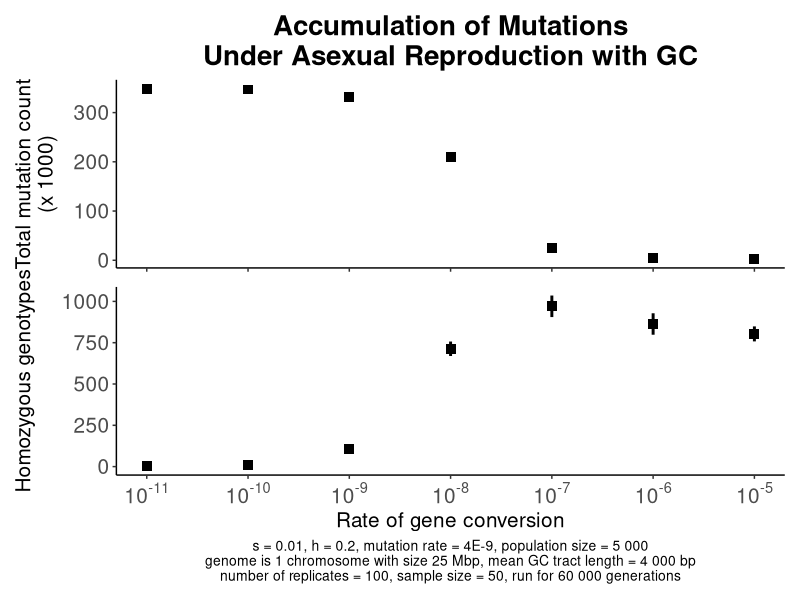
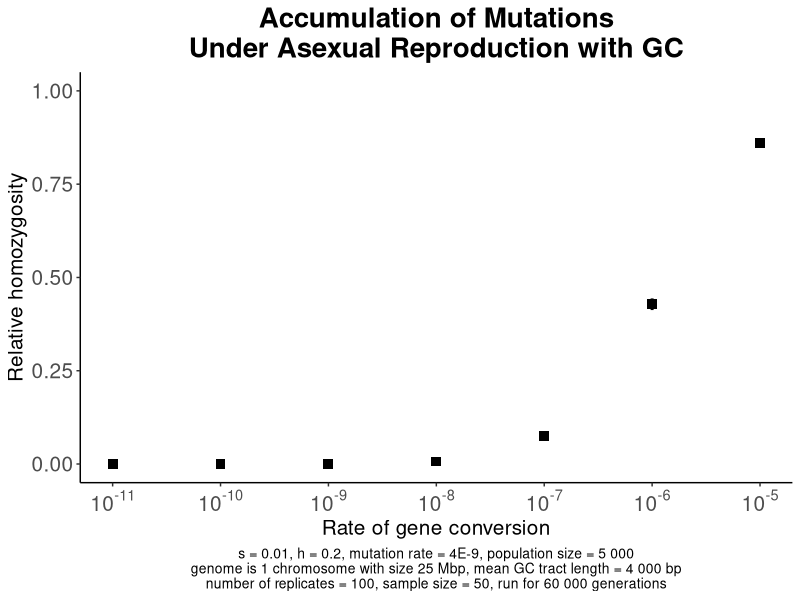

Write the R code that produced these figures, in order.
library(ggplot2)
library(patchwork)
library(dplyr)
library(scales)

replicate_number=100

GC_recessive_load <- read.csv("Data_GC_recessive_load_vXII_full_60000.csv")
GC_additive_load <- read.csv("Data_GC_additive_load_vXII_full_60000.csv")
GC_relative_homozygosity <- read.csv("Data_GC_relative_homozygosity_vXII_full_60000.csv")

for (h_coefficient in c(0.2)) {

filename_rec_GC <- GC_recessive_load %>% filter(Dominance_coefficient == h_coefficient)
filename_add_GC <- GC_additive_load %>% filter(Dominance_coefficient == h_coefficient)
filename_rel_GC <- GC_relative_homozygosity %>% filter(Dominance_coefficient == h_coefficient)

GC_rec_max <- filename_rec_GC$Expected_recessive_load+1.96*filename_rec_GC$SD_recessive_load/sqrt(replicate_number)
GC_rec_min <- filename_rec_GC$Expected_recessive_load-1.96*filename_rec_GC$SD_recessive_load/sqrt(replicate_number)

print(GC_rec_max)

GC_add_max <- filename_add_GC$Expected_additive_load+1.96*filename_add_GC$SD_additive_load/sqrt(replicate_number)
GC_add_min <- filename_add_GC$Expected_additive_load-1.96*filename_add_GC$SD_additive_load/sqrt(replicate_number)

GC_rel_max <- filename_rel_GC$Expected_relative_homozygosity+1.96*filename_rel_GC$SD_relative_homozygosity/sqrt(replicate_number)
GC_rel_min <- filename_rel_GC$Expected_relative_homozygosity-1.96*filename_rel_GC$SD_relative_homozygosity/sqrt(replicate_number)

Plot_recessive <- ggplot()+
 	geom_point(data=filename_rec_GC, aes(x=GC_rate, y=Expected_recessive_load), size=3, shape=15)+
	geom_linerange(data=filename_rec_GC, 
			aes(x=GC_rate, 
			    ymax=GC_rec_max, 
			    ymin=GC_rec_min), size=1)+
	
	labs(y="Homozygous genotypes",
	     x="Rate of gene conversion",
	      caption=paste("s = 0.01, h = ", h_coefficient, ", mutation rate = 4E-9, population size = 5 000\ngenome is 1 chromosome with size 25 Mbp, mean GC tract length = 4 000 bp\nnumber of replicates = 100, sample size = 50, run for 60 000 generations", sep=""))+
	     
	     
	     
	 theme(panel.grid.major=element_blank(),
    	      panel.grid.minor=element_blank(),
    	      panel.background=element_blank(),
    	      axis.line = element_line(color="black"),
    	      
	      plot.caption=element_text(size=10, hjust=0.5),
	      plot.subtitle=element_text(size=15, hjust=1, face="bold"),
	      axis.title.y=element_text(size=15),
	      axis.title.x=element_text(size=15),
	      
	      axis.text.x=element_text(size=15),
	      axis.text.y=element_text(size=15),
	      
	      legend.position="none")+
	      		      
	  scale_x_log10(breaks = c(10**seq(-11, -5, 1)),
                     labels = trans_format("log10", math_format(10^.x)))
	         
Plot_additive <- ggplot()+
	geom_point(data=filename_add_GC, aes(x=GC_rate, y=Expected_additive_load/1000), size=3, shape=15)+
	geom_linerange(data=filename_add_GC, 
			aes(x=GC_rate, 
			    ymax=GC_add_max/1000, 
			    ymin=GC_add_min/1000), size=1)+
			    
	labs(x="Rate of gene conversion",
	     y="Total mutation count\n(x 1000)",
	     title="Accumulation of Mutations\nUnder Asexual Reproduction with GC")+
	
	
	theme(panel.grid.major=element_blank(),
    	      panel.grid.minor=element_blank(),
    	      panel.background=element_blank(),
    	      axis.line = element_line(color="black"),
    	      

	      plot.title=element_text(size=20, hjust=0.5, face="bold"),
	      plot.subtitle=element_text(size=15, hjust=1, face="bold"), 
	      axis.title.y=element_text(size=15),
	      axis.title.x=element_blank(),
	      
	      axis.text.x=element_blank(),
	      axis.text.y=element_text(size=15),

	      legend.background=element_rect(colour="black"))+
	
	 scale_x_log10(breaks=c(10**seq(-11, -5, 1)))

Plot_relative <- ggplot()+
 	geom_point(data=filename_rel_GC, aes(x=GC_rate, y=Expected_relative_homozygosity), size=3, shape=15)+
	geom_linerange(data=filename_rel_GC, 
			aes(x=GC_rate, 
			    ymax=GC_rel_max, 
			    ymin=GC_rel_min), size=1)+
	
	labs(y="Relative homozygosity",
	     x="Rate of gene conversion",
	     title="Accumulation of Mutations\nUnder Asexual Reproduction with GC",
	     caption=paste("s = 0.01, h = ", h_coefficient, ", mutation rate = 4E-9, population size = 5 000\ngenome is 1 chromosome with size 25 Mbp, mean GC tract length = 4 000 bp\nnumber of replicates = 100, sample size = 50, run for 60 000 generations", sep=""))+
	     
	 theme(panel.grid.major=element_blank(),
    	      panel.grid.minor=element_blank(),
    	      panel.background=element_blank(),
    	      axis.line = element_line(color="black"),
    	      
    	      plot.title=element_text(size=20, hjust=0.5, face="bold"),
	      plot.caption=element_text(size=10, hjust=0.5),
	      plot.subtitle=element_text(size=15, hjust=1, face="bold"),
	      axis.title.y=element_text(size=15),
	      axis.title.x=element_text(size=15),
	      
	      axis.text.x=element_text(size=15),
	      axis.text.y=element_text(size=15),
	      
	      legend.position="none")+
	      		      
	  scale_x_log10(breaks = c(10**seq(-11, -5, 1)),
                     labels = trans_format("log10", math_format(10^.x)))+
          scale_y_continuous(limits = c(0,1))

  	
Plot <- Plot_additive/Plot_recessive

plot_name <- paste("Figure_Mutation_accumulation_GC_", h_coefficient, "_vXII_full_60000.png",sep="")
ggsave(filename=plot_name,
	plot=Plot,
	dpi=600)
	
plot_name_2 <- paste("Figure_Mutation_accumulation_GC_relative_homozygosity_", h_coefficient, "_vXII_full_60000.png",sep="")
ggsave(filename=plot_name_2,
	plot=Plot_relative,
	dpi=400)
}
